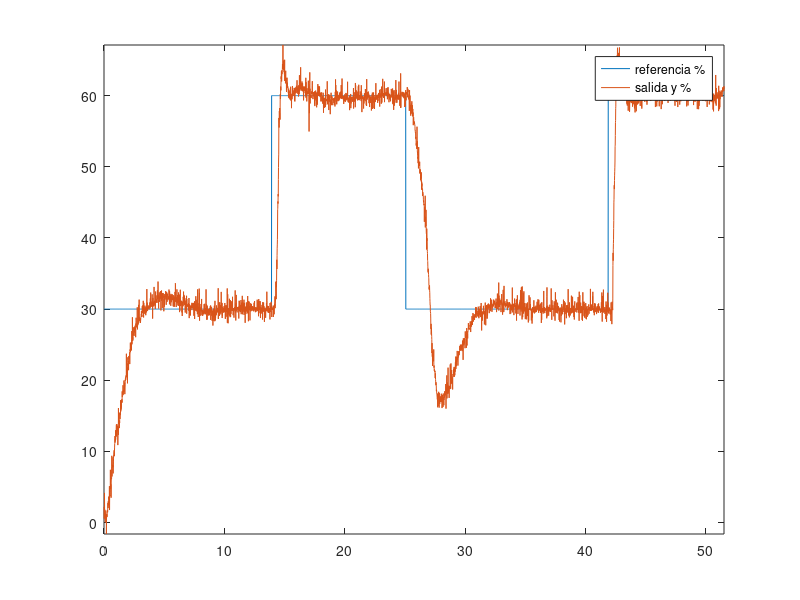

Reproduce this figure in MATLAB.
%%
clear all;close all;clc
load PI_Tustin_1.mat

t = signals.time(:,1);
ref = signals.signals.values(:,1);
y = signals.signals.values(:,2);
plot(t,ref,t,y)
legend('referencia %','salida y %')
axis tight